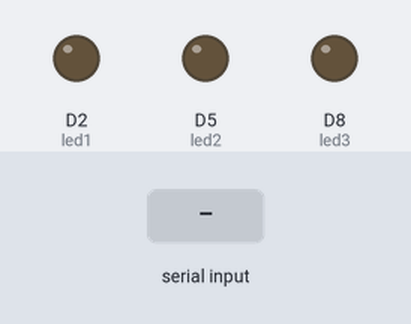
A sketch run on a simulated ESP8266 (NodeMCU). On the bench: output pins drawn as LEDs (lit = HIGH). Inputs (shaded band) come from the test bench.

Above: at 1.2 s.
1.3 s: "A" received over Serial
At 2.0 s:
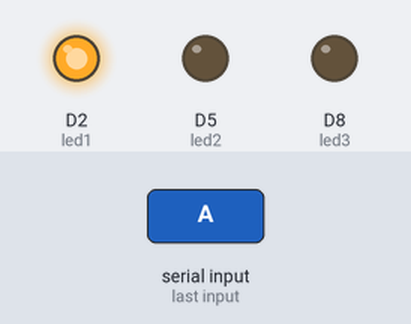
2.8 s: "B" received over Serial
At 3.1 s:
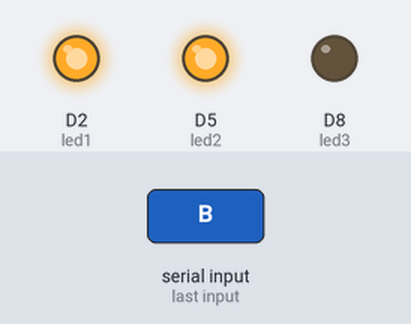
4.3 s: "C" received over Serial
At 5.5 s:
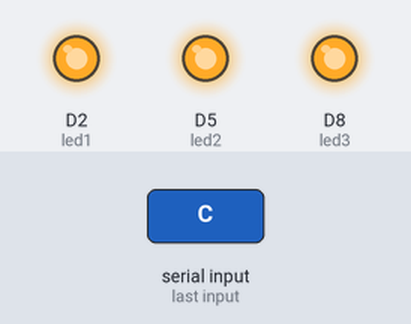
5.8 s: "D" received over Serial
At 7.2 s:
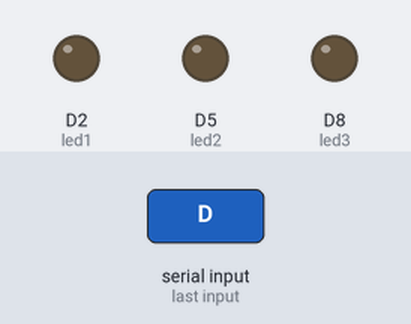
Timing chart, 0 to 8.3 s (numbered marks = the images above; inputs shaded):
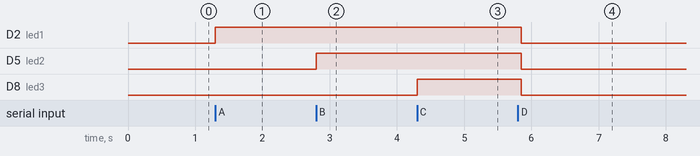

Measured:
- after the input at 1.3 s, D2 (led1): LOW → HIGH at once
- after the input at 2.8 s, D5 (led2): LOW → HIGH at once
- after the input at 4.3 s, D8 (led3): LOW → HIGH at once
- after the input at 5.8 s, D2 (led1), D5 (led2), D8 (led3): HIGH → LOW after 0.05 s

The sketch:

LED_Slider.ino
```cpp
#include <SimpleTimer.h>
SimpleTimer timer;
int led1 = D2;
int led2 = D5;
int led3 = D8;
char data;
void setup() {
  // put your setup code here, to run once:
Serial.begin(9600);
pinMode(led1, OUTPUT);
pinMode(led2, OUTPUT);
pinMode(led3, OUTPUT);
timer.setInterval(50L, led);
}

void sendSerial()
{
  while(Serial.available()>0)
  {
    data = Serial.read();
  }
}

void led()
{
  if (data == 'A')
  {
    digitalWrite(led1, HIGH);
    digitalWrite(led2, LOW);
    digitalWrite(led3, LOW);
  }
  else if (data == 'B')
  {
    digitalWrite(led2, HIGH);
    digitalWrite(led1, HIGH);
    digitalWrite(led3, LOW);
  }
  else if (data == 'C')
  {
    digitalWrite(led3, HIGH);
    digitalWrite(led2, HIGH);
    digitalWrite(led1, HIGH);
  }
  else if (data == 'D')
  {
    digitalWrite(led1, LOW);
    digitalWrite(led2, LOW);
    digitalWrite(led3, LOW);
  }
}

void loop() {
  // put your main code here, to run repeatedly:
sendSerial();
timer.run();
}
```
